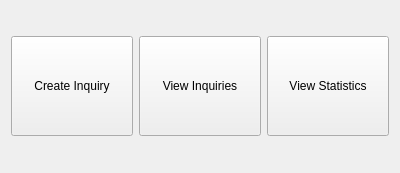
<?xml version="1.0" encoding="UTF-8"?>
<ui version="4.0">
 <class>ControllerView</class>
 <widget class="QWidget" name="ControllerView">
  <property name="geometry">
   <rect>
    <x>0</x>
    <y>0</y>
    <width>400</width>
    <height>173</height>
   </rect>
  </property>
  <property name="windowTitle">
   <string>ControllerView</string>
  </property>
  <layout class="QHBoxLayout" name="horizontalLayout">
   <item>
    <widget class="QPushButton" name="createInquiryButton">
     <property name="minimumSize">
      <size>
       <width>100</width>
       <height>100</height>
      </size>
     </property>
     <property name="text">
      <string>Create Inquiry</string>
     </property>
     <property name="default">
      <bool>false</bool>
     </property>
    </widget>
   </item>
   <item>
    <widget class="QPushButton" name="viewInquiriesButton">
     <property name="minimumSize">
      <size>
       <width>100</width>
       <height>100</height>
      </size>
     </property>
     <property name="text">
      <string>View Inquiries</string>
     </property>
     <property name="default">
      <bool>false</bool>
     </property>
    </widget>
   </item>
   <item>
    <widget class="QPushButton" name="viewStatisticsButton">
     <property name="minimumSize">
      <size>
       <width>100</width>
       <height>100</height>
      </size>
     </property>
     <property name="text">
      <string>View Statistics</string>
     </property>
     <property name="default">
      <bool>false</bool>
     </property>
    </widget>
   </item>
  </layout>
 </widget>
 <resources/>
 <connections/>
</ui>
